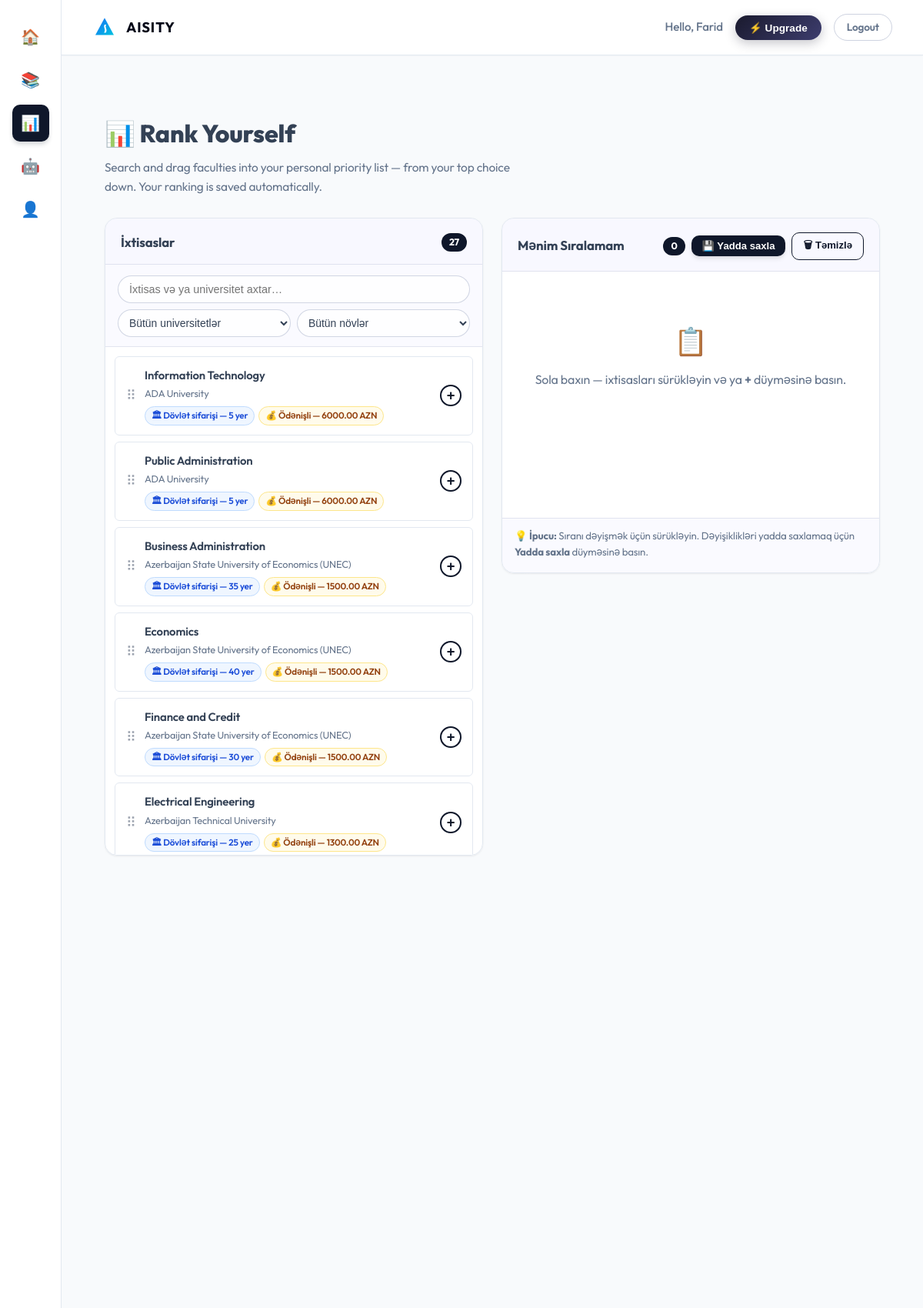
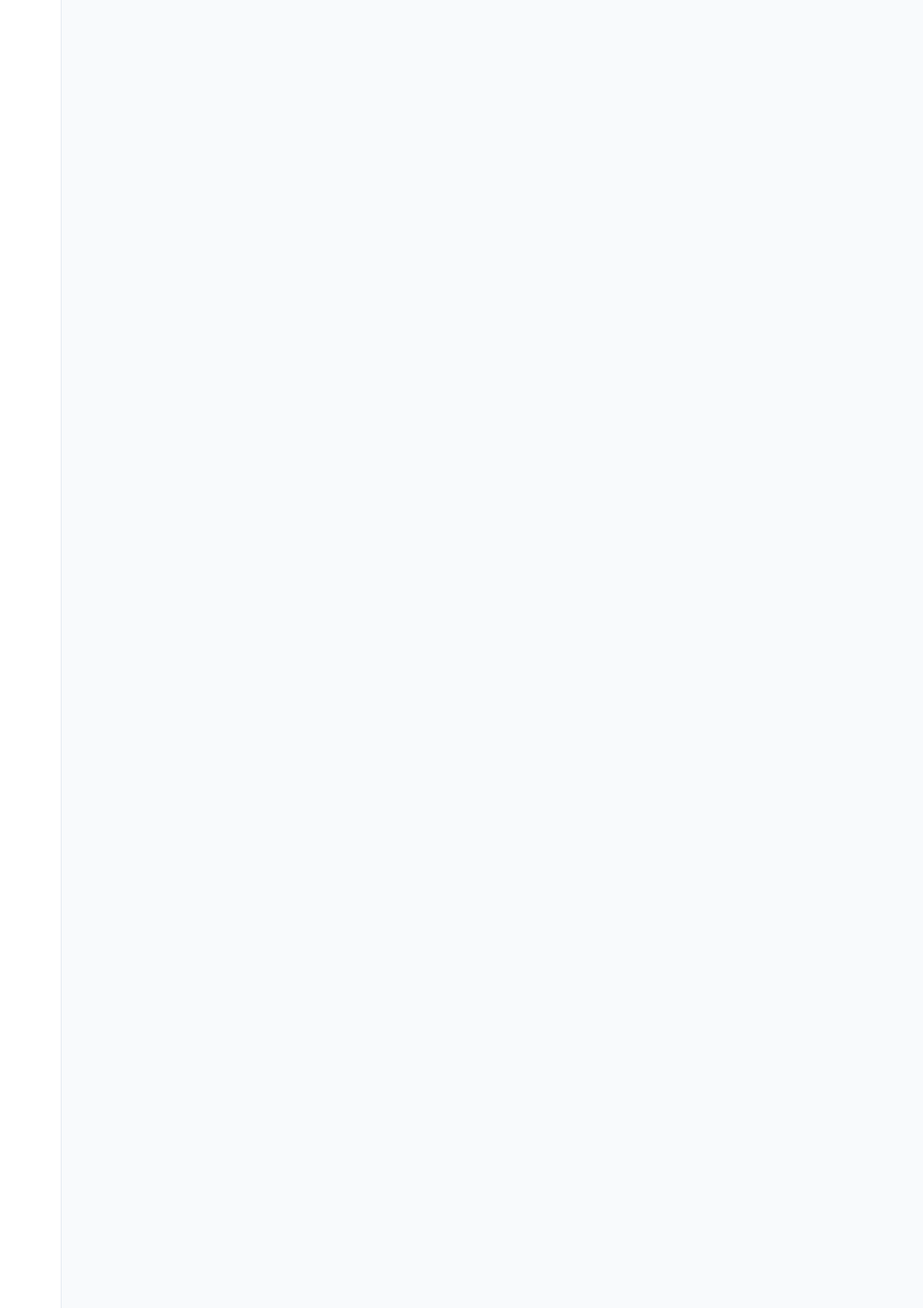
Page /rank/ (signed in, upper part) on the committed database (2 pictures, top to bottom).
### universities/models.py (models this page shows, shortened)
class Faculty(models.Model):
    DEGREE_CHOICES = [
        ('bachelor', 'Bachelor'),
        ('master', 'Master'),
        ('both', 'Bachelor & Master'),
    ]
    university = models.ForeignKey(University, on_delete=models.CASCADE, related_name='faculties')
    name = models.CharField(max_length=200)
    degree_level = models.CharField(max_length=20, choices=DEGREE_CHOICES, default='bachelor')
    description = models.TextField(blank=True)
    state_order_places = models.PositiveIntegerField(
        null=True, blank=True,
        help_text='Number of state-funded (grant) places available (0 = none)'
    )
    tuition_paid = models.DecimalField(
        max_digits=10, decimal_places=2, null=True, blank=True,
        help_text='Annual tuition for fee-paying students (AZN or USD)'
    )
    SUBJECT_GROUP_CHOICES = [
        ('I', 'I Group'),
        ('II', 'II Group'),
        ('III', 'III Group'),
        ('IV', 'IV Group'),
        ('V', 'V Group'),
    ]
    subject_group = models.CharField(max_length=5, choices=SUBJECT_GROUP_CHOICES, null=True, blank=True)
    last_year_score = models.DecimalField(max_digits=5, decimal_places=1, null=True, blank=True, help_text="State order minimum score (e.g. 672.8)")
    last_year_score_paid = models.DecimalField(max_digits=5, decimal_places=1, null=True, blank=True, help_text="Paid minimum score (e.g. 623.2)")
    deadline = models.DateField(null=True, blank=True, help_text="Application Deadline")
    duration = models.CharField(max_length=50, null=True, blank=True, help_text="e.g. 4 years, 5 years")
    language = models.CharField(max_length=50, null=True, blank=True, help_text="e.g. English, Azerbaijani")
    class Meta:
        verbose_name_plural = 'Faculties'
        ordering = ['name']

class University(models.Model):
    DEGREE_CHOICES = [
        ('bachelor', 'Bachelor'),
        ('master', 'Master'),
        ('both', 'Bachelor & Master'),
    ]
    name = models.CharField(max_length=200)
    country = models.CharField(max_length=100)
    city = models.CharField(max_length=100)
    tuition_fee = models.DecimalField(max_digits=10, decimal_places=2)
    duration = models.CharField(max_length=50)
    degree_level = models.CharField(max_length=20, choices=DEGREE_CHOICES, default='both')
    description = models.TextField(blank=True)
    logo = models.ImageField(upload_to='university_logos/', blank=True, null=True)
    dormitory_available = models.BooleanField(default=False)
    scholarships = models.TextField(
        blank=True,
        help_text='Enter scholarships separated by commas e.g. "Merit Scholarship, Need-Based Grant"'
    )
    ielts_required = models.BooleanField(default=False)
    ielts_score = models.DecimalField(max_digits=3, decimal_places=1, null=True, blank=True,
                                      help_text='Minimum IELTS score e.g. 6.5')
    sat_required = models.BooleanField(default=False)
    sat_score = models.IntegerField(null=True, blank=True,
                                    help_text='Minimum SAT score e.g. 1200')
    qs_ranking = models.IntegerField(null=True, blank=True,
                                     help_text='QS World University Ranking number (lower is better)')
    created_at = models.DateTimeField(auto_now_add=True)
    class Meta:
        verbose_name_plural = 'Universities'
        ordering = ['name']

### universities/views.py (the view)
# urls.py: path('rank/', views.rank_yourself_view, name='rank_yourself'),
@login_required
def rank_yourself_view(request):
    all_faculties = (
        Faculty.objects
        .select_related('university')
        .order_by('university__name', 'name')
    )
    saved_entries = (
        RankEntry.objects
        .filter(user=request.user)
        .select_related('faculty__university')
        .order_by('position')
    )
    saved_faculty_ids = [e.faculty_id for e in saved_entries]
    search_q    = request.GET.get('q', '').strip()
    filter_uni  = request.GET.get('uni', '').strip()
    filter_pay  = request.GET.get('pay', '').strip()   # 'state' | 'paid' | ''
    available = all_faculties
    if search_q:
        available = available.filter(
            Q(name__icontains=search_q) | Q(university__name__icontains=search_q)
        )
    if filter_uni:
        available = available.filter(university__pk=filter_uni)
    if filter_pay == 'state':
        available = available.filter(state_order_places__gt=0)
    elif filter_pay == 'paid':
        available = available.filter(tuition_paid__isnull=False)
    all_universities = University.objects.order_by('name')
    return render(request, 'universities/rank_yourself.html', {
        'available_faculties': available,
        'saved_entries': saved_entries,
        'saved_faculty_ids': saved_faculty_ids,
        'all_universities': all_universities,
        'search_q': search_q,
        'filter_uni': filter_uni,
        'filter_pay': filter_pay,
    })

### templates/universities/rank_yourself.html (shortened to what this page needs)
{% extends 'base.html' %}
{% block content %}
<div class="rank-wrapper">
    <div class="rank-hero">
        <div class="rank-hero-left">
            <h1>📊 Rank Yourself</h1>
            <p>Search and drag faculties into your personal priority list — from your top choice down. Your ranking is saved automatically.</p>
        </div>
    </div>
    <div class="rank-layout">
        <div class="rank-pool-panel">
            <div class="rank-panel-header">
                <h2>İxtisaslar</h2>
                <span class="rank-pool-count" id="pool-count">{{ available_faculties|length }}</span>
            </div>
            <form method="get" class="rank-filter-form" id="filter-form">
                <input type="text" name="q" value="{{ search_q }}" class="rank-filter-input"
                       placeholder="İxtisas və ya universitet axtar…" id="search-input">
                <div class="rank-filter-row">
                    <select name="uni" class="rank-filter-select" onchange="this.form.submit()">
                        <option value="">Bütün universitetlər</option>
                    </select>
                    <select name="pay" class="rank-filter-select" onchange="this.form.submit()">
                        <option value="">Bütün növlər</option>
                    </select>
                </div>
            </form>
            <div class="rank-pool" id="faculty-pool">
                {% for f in available_faculties %}
                <div class="rank-card {% if f.pk in saved_faculty_ids %}rank-card-added{% endif %}"
                     data-id="{{ f.pk }}"
                     draggable="true">
                    <div class="rank-card-drag-handle">⠿</div>
                    <div class="rank-card-body">
                        <div class="rank-card-faculty">{{ f.name }}</div>
                        <div class="rank-card-uni">{{ f.university.name }}</div>
                        <div class="rank-card-tags">
                            {% if f.state_order_places %}
                            <span class="rank-tag rank-tag-state">🏛 Dövlət sifarişi — {{ f.state_order_places }} yer</span>
                            {% endif %}
                            {% if f.tuition_paid %}
                            <span class="rank-tag rank-tag-paid">💰 Ödənişli — {{ f.tuition_paid }} AZN</span>
                            {% endif %}
                        </div>
                    </div>
                    <button class="rank-card-add-btn" title="Siyahıya əlavə et"
                            onclick="addToRanking({{ f.pk }}, this)">+</button>
                </div>
                {% empty %}
                <div class="rank-empty-pool">
                    <span>🔍</span>
                    <p>Heç bir ixtisas tapılmadı. Filteri dəyişin.</p>
                </div>
                {% endfor %}
            </div>
        </div>
        <div class="rank-list-panel">
            <div class="rank-panel-header">
                <h2>Mənim Sıralamam</h2>
                <div class="rank-list-actions">
                    <span class="rank-list-count" id="rank-count">{{ saved_entries|length }}</span>
                    <button class="btn-primary btn-sm" id="save-btn" onclick="saveRanking()">💾 Yadda saxla</button>
                    <button class="btn-outline btn-sm" id="clear-btn" onclick="clearRanking()">🗑 Təmizlə</button>
                </div>
            </div>
            <div class="rank-list" id="rank-list">
                {% for entry in saved_entries %}
                <div class="rank-item" data-id="{{ entry.faculty.pk }}">
                    <div class="rank-item-num">{{ forloop.counter }}</div>
                    <div class="rank-item-drag">⠿</div>
                    <div class="rank-item-body">
                        <div class="rank-item-faculty">{{ entry.faculty.name }}</div>
                        <div class="rank-item-uni">{{ entry.faculty.university.name }}</div>
                        <div class="rank-item-tags">
                            {% if entry.faculty.state_order_places %}
                            <span class="rank-tag rank-tag-state">🏛 Dövlət — {{ entry.faculty.state_order_places }} yer</span>
                            {% endif %}
                            {% if entry.faculty.tuition_paid %}
                            <span class="rank-tag rank-tag-paid">💰 {{ entry.faculty.tuition_paid }} AZN</span>
                            {% endif %}
                        </div>
                    </div>
                    <button class="rank-item-remove" title="Siyahıdan çıxar"
                            onclick="removeFromRanking(this)">✕</button>
                </div>
                {% empty %}
                <div class="rank-list-empty" id="rank-empty-msg">
                    <span>📋</span>
                    <p>Sola baxın — ixtisasları sürükləyin və ya <strong>+</strong> düyməsinə basın.</p>
                </div>
                {% endfor %}
            </div>
            <div class="rank-tips">
                <p>💡 <strong>İpucu:</strong> Sıranı dəyişmək üçün sürükləyin. Dəyişiklikləri yadda saxlamaq üçün <strong>Yadda saxla</strong> düyməsinə basın.</p>
            </div>
        </div>
    </div>
</div>
{% endblock %}

### templates/base.html (shortened to what this page needs)
<!DOCTYPE html>
<html lang="en">
<head>
    <link rel="stylesheet" href="/static/css/main.css">
</head>
<body>
{% if user.is_authenticated %}
<div class="app-shell">
    <aside class="sidebar">
        <nav class="sidebar-nav">
            <a href="{% url 'home' %}"
               class="sidebar-link {% if request.resolver_match.url_name == 'home' %}active{% endif %}"
               data-tip="Home">🏠</a>
            <a href="{% url 'my_universities' %}"
               class="sidebar-link {% if request.resolver_match.url_name == 'my_universities' %}active{% endif %}"
               data-tip="My Universities">📚</a>
            <a href="{% url 'rank_yourself' %}"
               class="sidebar-link {% if request.resolver_match.url_name == 'rank_yourself' %}active{% endif %}"
               data-tip="Rank Yourself">📊</a>
            <a href="{% url 'chat_home' %}"
               class="sidebar-link {% if request.resolver_match.url_name == 'chat_home' or request.resolver_match.url_name == 'chat_session' %}active{% endif %}"
               data-tip="AI Consultant">🤖</a>
            <a href="{% url 'profile' %}"
               class="sidebar-link {% if request.resolver_match.url_name == 'profile' %}active{% endif %}"
               data-tip="My Account">👤</a>
        </nav>
    </aside>
    <div class="main-column">
        <header class="topbar">
            <div class="topbar-left">
                <a href="{% url 'home' %}" class="topbar-brand">
                    <img src="/static/img/logo.svg" alt="AISITY" class="topbar-logo-img">
                    <span class="topbar-brand-name">AISITY</span>
                </a>
            </div>
            <div class="topbar-right">
                <span class="topbar-greeting">Hello, {{ user.first_name|default:user.username }}</span>
                <button class="btn-upgrade" onclick="document.getElementById('upgrade-modal').classList.add('open')">⚡ Upgrade</button>
                <a href="{% url 'logout' %}" class="btn-logout">Logout</a>
            </div>
        </header>
        <main class="main-content">
            {% block content %}{% endblock %}
        </main>
    </div>
</div>
{% endif %}
</body>
</html>

### rows in the picture
Faculty: name "Information Technology", university.name "ADA University", state_order_places "5", tuition_paid "6000.00"
Faculty: name "Public Administration", university.name "ADA University", state_order_places "5", tuition_paid "6000.00"
Faculty: name "Business Administration", university.name "Azerbaijan State University of Economics (UNEC)", state_order_places "35", tuition_paid "1500.00"
Faculty: name "Economics", university.name "Azerbaijan State University of Economics (UNEC)", state_order_places "40", tuition_paid "1500.00"
Faculty: name "Finance and Credit", university.name "Azerbaijan State University of Economics (UNEC)", state_order_places "30", tuition_paid "1500.00"
Faculty: name "Electrical Engineering", university.name "Azerbaijan Technical University", state_order_places "25", tuition_paid "1300.00"

### other values in the picture
{{ user.first_name|default:user.username }} "Farid"
{{ available_faculties|length }} "27"
{{ saved_entries|length }} "0"
